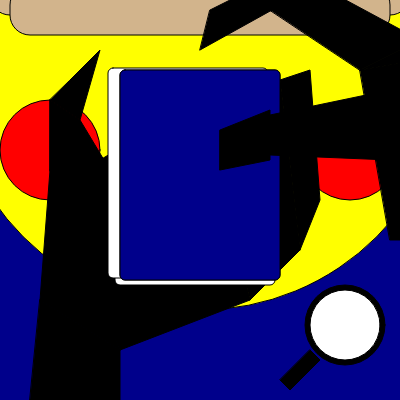
Frame 1 (no input)
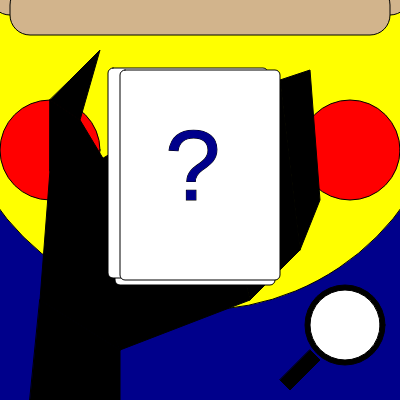
Frame 60 (no input)
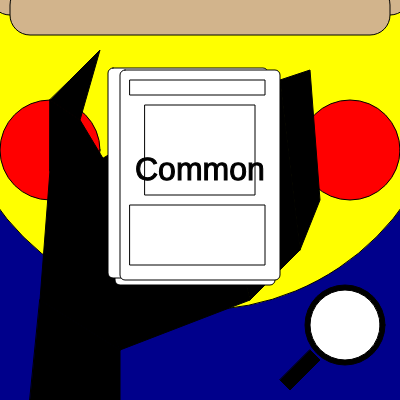
Frame 120 (the mouse pressed at the canvas centre since frame 60)

The p5.js sketch that drew these frames (run headless with seeded random() and noise() and a simulated clock; from frame 60 on, the mouse is pressed at the canvas centre):

// p5.js sketch
// ── sketch.js
var Nothing = 1; 
var y = 0;

function setup() {
  createCanvas(400, 400); 
}

function draw(){
  background("darkblue");

//fill("lightblue")
//ellipse(200,120,500)  
  
fill("yellow")
ellipse(200,60,500)
  
fill("tan")
rect(-10, -35, 420, 50, 20);
fill("tan")
rect(10, -15, 380, 50, 20);

fill("black")
ellipse(345,325,80);
fill("white")
ellipse(345,325,70);

fill("black")
quad(310, 350, 320, 360, 290, 390, 280, 380);
  
fill("red")
ellipse(50,150,100);
  
fill("red")
ellipse(350,150,100);



  Hand();
  //the other cards in hand 
  fill("white")
  stroke(1);
  rect(115, 75, 160, 210, 5)
  rect(108, 68, 160, 210, 5)
  
  
  
if (Nothing < 0.22) {
      stroke(1);
      rect(120, 70, 160, 210, 5);
    //cardName
      rect (130, 80, 135, 15);
    //picture
      rect (145, 105, 110, 90);
    //description
      rect (130, 205, 135, 60);
      fill("gold")
      textSize(32);
      text("Holo Rare", 130, 180)
    } else if (Nothing < 0.33) {
    //card
      rect(120, 70, 160, 210, 5);
    //cardName
      rect (130, 80, 135, 15);
    //picture
      rect (145, 105, 110, 90);
    //description
      rect (130, 205, 135, 60);
      fill("silver")
      textSize(32);
      text("Rare", 165, 180)
    } else if (Nothing > 0.33 && Nothing < 0.99) {
    //card
      rect (120, 70, 160, 210, 5);
    //cardName
      rect (130, 80, 135, 15);
    //picture
      rect (145, 105, 110, 90);
    //description
      rect (130, 205, 135, 60);
      fill("black")
      textSize(32);
      text("Common", 135, 180)
    } else {
      fill("white")
      rect (120, 70, 160, 210, 5);
      fill("darkblue")
      textSize(100);
      text("?", 165, 200)
    }
  
rect(120, y + 70, 160, 210, 5);
  y = y + -10
  
  Hand2();
  
}

function mousePressed(){
  if (Nothing == 1){
    Nothing = random(0,1);
  } else {
    Nothing = 1;
  }
  if (y == 0 || Nothing > 1 || Nothing < 1){
    y = y + -10;
  } else {
    y = 0;
  }
  console.log(Nothing)
}

function Hand(){
  
  fill("black")
  //fillIn
  quad(50, 170, 120, 170, 40, 300, 120, 350)
  //leftWrist
  quad(40, 300, 120, 350, 120, 400, 30, 400);
  //leftPalmThin
  quad(40, 300, 50, 170, 90, 190, 80, 310);
  //leftPalmBig
  quad(50, 190, 200, 100, 250, 300, 120, 350);
  //fingers
  quad(200, 100, 280, 80, 300, 250, 250, 300);
  //fingertips
  quad(280, 80, 310, 70, 320, 200, 300, 250);
  //thumb
  quad(50, 100, 80, 120, 110, 170, 50, 170);
  //thumbTip
  quad(70, 80, 100, 50, 80, 120, 50, 100);
  
}

function Hand2(xpos, ypos){
  
  translate(0, y);
  fill("black")
  //fillIn
  quad(360, 80, 420, 50, 420, 70, 360, 80);
  //fingerTips
  quad(200, 60, 290, 10, 290, -20, 210, 20);
  //fingers
  quad(270, 20, 290, -20, 420, 50, 360, 80);
  //palm
  quad(360, 80, 420, 70, 420, 250, 390, 250)
  //thumb  
  quad(270, 125, 390, 100, 390, 170, 270, 165);
  //thumbTip  
  quad(220, 140, 270, 120, 270, 170, 220, 180);

}

function Shine(xpos, ypos){
  
translate(xpos, ypos)  
beginShape();
fill("black")
noStroke();
vertex(-10, 10);
vertex(0, 35);
vertex(10, 10);
vertex(35, 0);
vertex(10, -8);
vertex(0, -35);
vertex(-10, -8);
vertex(-35, 0);
endShape();
  
}
